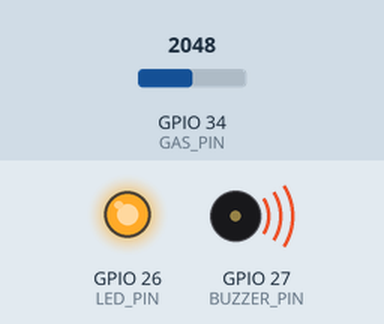
This sketch was run on a simulated ESP32. On the bench: output pins drawn as LEDs (lit = HIGH), buzzer (waves = sounding, pin HIGH). Inputs (shaded band) come from the test bench; at power-on: GPIO 34 (GAS_PIN) = 2048. What the sketch prints to the serial monitor is not drawn.

Above: at 2.8 s.
2.9 s: GPIO 34 (GAS_PIN) set to 1955
At 5.1 s:
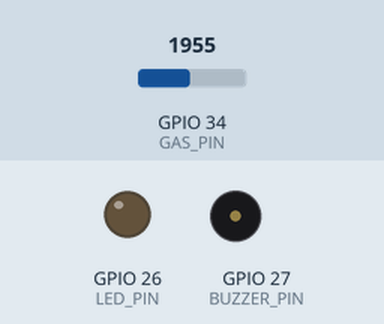
5.6 s: GPIO 34 (GAS_PIN) set to 2040
At 6.9 s:
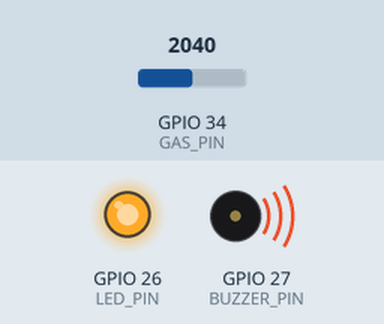
8.3 s: GPIO 34 (GAS_PIN) set to 1960
At 10.3 s:
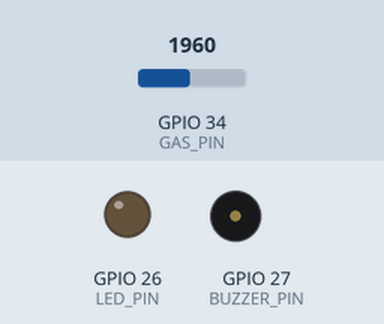
Timing chart, 0 to 11.8 s (numbered marks = the images above; inputs shaded):
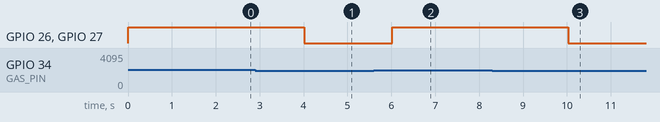

Measured:
- the behaviour switches between 2001 and 2000 on GPIO 34 (GAS_PIN) (found by bisection; images 0 and 1)
- after the input at 2.9 s, GPIO 26 (LED_PIN), GPIO 27 (BUZZER_PIN): HIGH → LOW after 1.1 s
- after the input at 5.6 s, GPIO 26 (LED_PIN), GPIO 27 (BUZZER_PIN): LOW → HIGH after 0.42 s
- after the input at 8.3 s, GPIO 26 (LED_PIN), GPIO 27 (BUZZER_PIN): HIGH → LOW after 1.7 s

The sketch:

main.ino
```cpp
#define GAS_PIN 34
#define LED_PIN 26
#define BUZZER_PIN 27

void setup() {
  Serial.begin(9600);
  pinMode(LED_PIN, OUTPUT);
  pinMode(BUZZER_PIN, OUTPUT);
}

void loop() {
  int gasValue = analogRead(GAS_PIN);

  Serial.print("Gas Level: ");
  Serial.println(gasValue);

  if (gasValue > 2000) {
    digitalWrite(LED_PIN, HIGH);
    digitalWrite(BUZZER_PIN, HIGH);
    Serial.println("🔥 FIRE DETECTED");
    Serial.println("Alert Sent");
  } else {
    digitalWrite(LED_PIN, LOW);
    digitalWrite(BUZZER_PIN, LOW);
    Serial.println("Status Normal");
  }

  Serial.println("---------------------");
  delay(2000);
}
```
